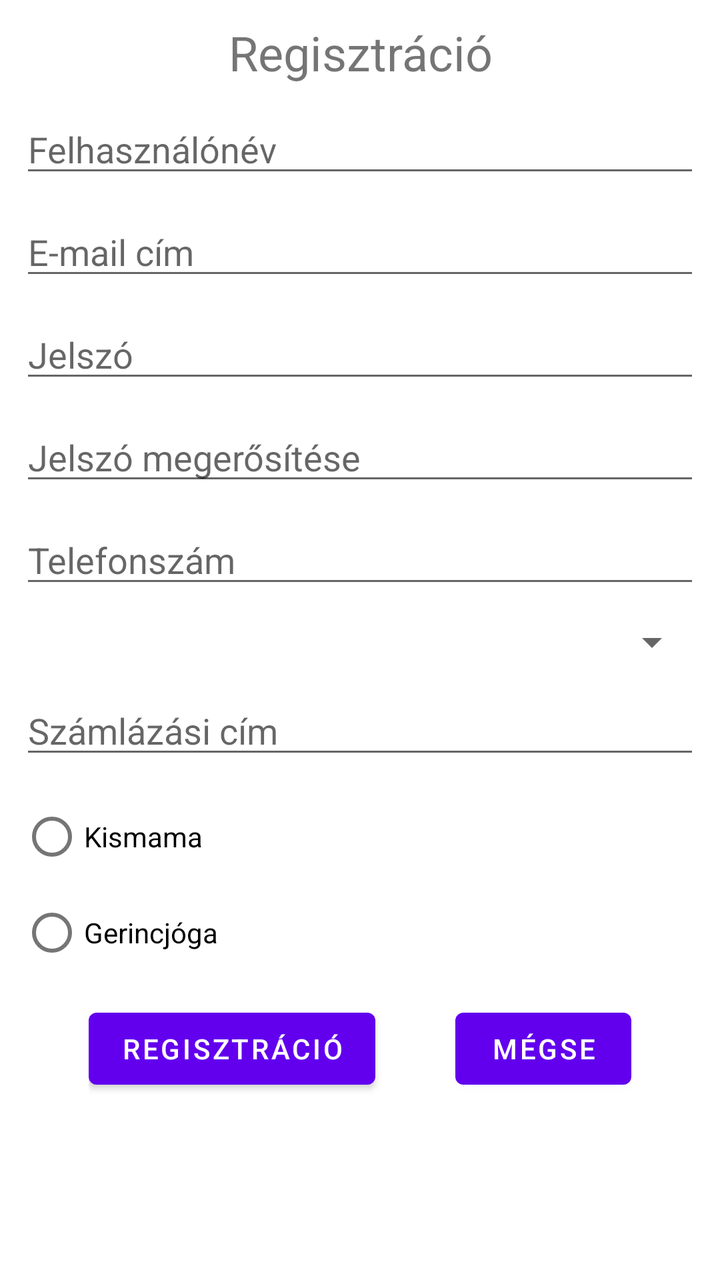
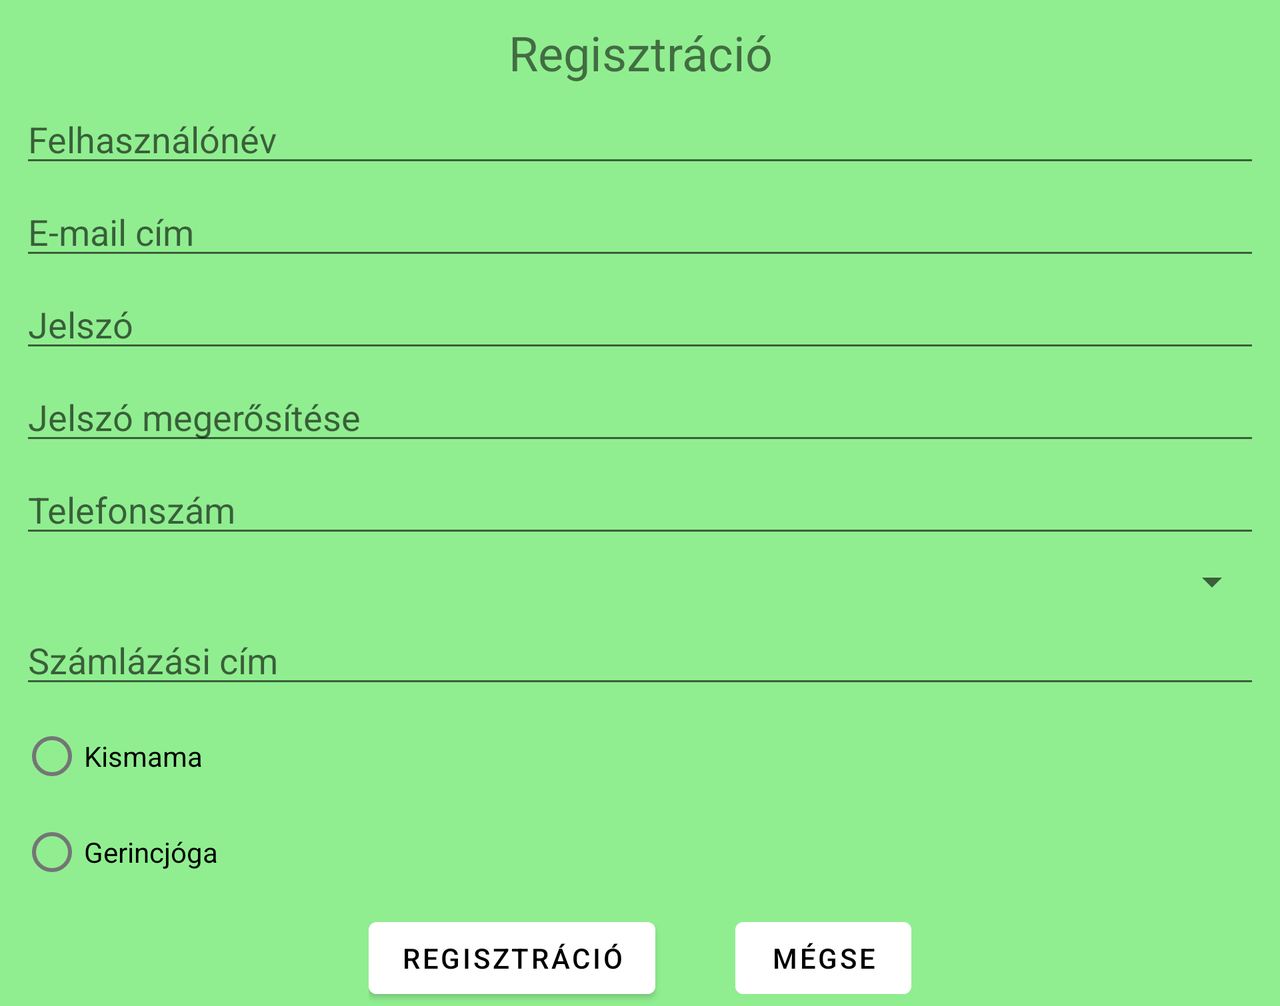

The same Android screen from two of the app's own layout files: first res/layout/ as a phone draws it, then the repository's variant for another configuration, drawn on a device whose configuration selects that folder. Both files follow.
<!-- AndroidManifest.xml: application theme Theme.YogaWithTheYogaMom -->
<!-- res/layout/activity_register.xml -->
<?xml version="1.0" encoding="utf-8"?>
<RelativeLayout
    xmlns:android="http://schemas.android.com/apk/res/android"
    xmlns:tools="http://schemas.android.com/tools"
    android:layout_width="match_parent"
    android:layout_height="match_parent"
    tools:context=".RegisterActivity">

    <TextView
        android:id="@+id/registrationTextView"
        android:layout_width="match_parent"
        android:layout_height="wrap_content"
        android:layout_alignParentStart="true"
        android:layout_alignParentEnd="true"
        android:layout_marginTop="@dimen/default_margin"
        android:text="@string/registration"
        android:textAlignment="center"
        android:textSize="24sp" />


    <EditText
        android:id="@+id/userNameEditText"
        android:layout_width="match_parent"
        android:layout_height="wrap_content"
        android:layout_below="@id/registrationTextView"
        android:layout_alignParentStart="true"
        android:layout_alignParentEnd="true"
        android:layout_marginTop="@dimen/default_margin"
        android:layout_marginLeft="@dimen/default_margin"
        android:layout_marginRight="@dimen/default_margin"
        android:ems="10"
        android:hint="@string/username"
        android:inputType="textPersonName" />


    <EditText
        android:id="@+id/userEmailEditText"
        android:layout_width="match_parent"
        android:layout_height="wrap_content"
        android:layout_below="@id/userNameEditText"
        android:layout_alignParentStart="true"
        android:layout_alignParentEnd="true"
        android:layout_marginTop="@dimen/default_margin"
        android:layout_marginLeft="@dimen/default_margin"
        android:layout_marginRight="@dimen/default_margin"
        android:ems="10"
        android:hint="@string/email"
        android:inputType="textEmailAddress" />


    <EditText
        android:id="@+id/passwordEditText"
        android:layout_width="match_parent"
        android:layout_height="wrap_content"
        android:layout_below="@id/userEmailEditText"
        android:layout_alignParentStart="true"
        android:layout_alignParentEnd="true"
        android:layout_marginTop="@dimen/default_margin"
        android:layout_marginLeft="@dimen/default_margin"
        android:layout_marginRight="@dimen/default_margin"
        android:ems="10"
        android:hint="@string/password"
        android:inputType="textPassword" />


    <EditText
        android:id="@+id/pwConfirmEditText"
        android:layout_width="match_parent"
        android:layout_height="wrap_content"
        android:layout_below="@id/passwordEditText"
        android:layout_alignParentStart="true"
        android:layout_alignParentEnd="true"
        android:layout_marginLeft="@dimen/default_margin"
        android:layout_marginRight="@dimen/default_margin"
        android:layout_marginTop="@dimen/default_margin"
        android:ems="10"
        android:hint="@string/pwagain"
        android:inputType="textPassword" />

    <EditText
        android:id="@+id/phoneEditText"
        android:layout_width="match_parent"
        android:layout_height="wrap_content"
        android:layout_below="@id/pwConfirmEditText"
        android:layout_alignParentStart="true"
        android:layout_alignParentEnd="true"
        android:layout_marginLeft="@dimen/default_margin"
        android:layout_marginRight="@dimen/default_margin"
        android:layout_marginTop="@dimen/default_margin"
        android:ems="10"
        android:hint="@string/phone"
        android:inputType="phone" />

    <Spinner
        android:id="@+id/phoneSpinner"
        android:layout_width="match_parent"
        android:layout_height="wrap_content"
        android:layout_below="@id/phoneEditText"
        android:layout_alignParentStart="true"
        android:layout_alignParentEnd="true"
        android:layout_marginLeft="@dimen/default_margin"
        android:layout_marginTop="@dimen/default_margin"
        android:layout_marginRight="@dimen/default_margin"
        android:ems="10"
        android:hint=""
        android:inputType="phone" />


    <EditText
        android:id="@+id/adressEditText"
        android:layout_width="match_parent"
        android:layout_height="wrap_content"
        android:layout_below="@id/phoneSpinner"
        android:layout_alignParentStart="true"
        android:layout_alignParentEnd="true"
        android:layout_marginLeft="@dimen/default_margin"
        android:layout_marginRight="@dimen/default_margin"
        android:layout_marginTop="@dimen/default_margin"
        android:ems="10"
        android:hint="@string/adress"
        android:inputType="textPostalAddress|textMultiLine"
        android:maxLines="3"/>

    <RadioGroup
        android:id="@+id/accountTypeGroup"
        android:layout_width="match_parent"
        android:layout_height="wrap_content"
        android:layout_marginLeft="@dimen/default_margin"
        android:layout_marginRight="@dimen/default_margin"
        android:layout_marginTop="@dimen/default_margin"
        android:layout_below="@id/adressEditText" >

    <RadioButton
        android:id="@+id/mamaRadioButton"
        android:layout_width="match_parent"
        android:layout_height="wrap_content"
        android:text="@string/babymama"/>
    <RadioButton
        android:layout_width="match_parent"
        android:layout_height="wrap_content"
        android:text="@string/spinal"/>
    </RadioGroup>


    <LinearLayout
        android:layout_width="wrap_content"
        android:layout_height="wrap_content"
        android:orientation="horizontal"
        android:layout_below="@+id/accountTypeGroup"
        android:layout_marginTop="@dimen/default_margin"
        android:layout_centerHorizontal="true">


        <Button
            android:layout_width="wrap_content"
            android:layout_height="wrap_content"
            android:text="@string/registration"
            android:onClick="register"

            />

        <Button
            android:layout_width="wrap_content"
            android:layout_height="wrap_content"
            android:layout_marginStart="40dp"
            android:text="@string/cancel"
            android:onClick="cancel"
            />
    </LinearLayout>
</RelativeLayout>
<!-- resources referenced by this layout -->
<resources>
  <dimen name="default_margin">10dp</dimen>
  <string name="adress">Számlázási cím</string>
  <string name="babymama">Kismama</string>
  <string name="cancel">Mégse</string>
  <string name="email">E-mail cím</string>
  <string name="password">Jelszó</string>
  <string name="phone">Telefonszám</string>
  <string name="pwagain">Jelszó megerősítése</string>
  <string name="registration">Regisztráció</string>
  <string name="spinal">Gerincjóga</string>
  <string name="username">Felhasználónév</string>
  <style name="Theme.YogaWithTheYogaMom" parent="Theme.MaterialComponents.DayNight.DarkActionBar">
          
          <item name="colorPrimary">@color/purple_500</item>
          <item name="colorPrimaryVariant">@color/purple_700</item>
          <item name="colorOnPrimary">@color/white</item>
          
          <item name="colorSecondary">@color/teal_200</item>
          <item name="colorSecondaryVariant">@color/teal_700</item>
          <item name="colorOnSecondary">@color/black</item>
          
          <item name="android:statusBarColor">?attr/colorPrimaryVariant</item>
          
      </style>
  <color name="purple_500">#FF6200EE</color>
  <color name="purple_700">#FF3700B3</color>
  <color name="white">#FFFFFFFF</color>
  <color name="teal_200">#FF03DAC5</color>
  <color name="teal_700">#FF018786</color>
  <color name="black">#FF000000</color>
</resources>
<!-- res/layout-land/activity_register.xml (the repository's variant of the layout above) -->
<!-- drawn on the phone turned sideways -->
<?xml version="1.0" encoding="utf-8"?>
<androidx.core.widget.NestedScrollView
    xmlns:android="http://schemas.android.com/apk/res/android"
    android:layout_width="match_parent"
    android:layout_height="match_parent">
<RelativeLayout xmlns:android="http://schemas.android.com/apk/res/android"
    xmlns:tools="http://schemas.android.com/tools"
    android:layout_width="match_parent"
    android:layout_height="match_parent"
    android:background="@color/lightgreen"
    tools:context=".RegisterActivity">

    <TextView
        android:id="@+id/registrationTextView"
        android:layout_width="match_parent"
        android:layout_height="wrap_content"
        android:layout_alignParentStart="true"
        android:layout_alignParentEnd="true"
        android:layout_marginTop="@dimen/default_margin"
        android:text="@string/registration"
        android:textAlignment="center"
        android:textSize="24sp" />


    <EditText
        android:id="@+id/userNameEditText"
        android:layout_width="match_parent"
        android:layout_height="wrap_content"
        android:layout_below="@id/registrationTextView"
        android:layout_alignParentStart="true"
        android:layout_alignParentEnd="true"
        android:layout_marginLeft="@dimen/default_margin"
        android:layout_marginTop="@dimen/register_margin_top"
        android:layout_marginRight="@dimen/default_margin"
        android:ems="10"
        android:hint="@string/username"
        android:inputType="textPersonName" />


    <EditText
        android:id="@+id/userEmailEditText"
        android:layout_width="match_parent"
        android:layout_height="wrap_content"
        android:layout_below="@id/userNameEditText"
        android:layout_alignParentStart="true"
        android:layout_alignParentEnd="true"
        android:layout_marginLeft="@dimen/default_margin"
        android:layout_marginTop="@dimen/register_margin_top"
        android:layout_marginRight="@dimen/default_margin"
        android:ems="10"
        android:hint="@string/email"
        android:inputType="textEmailAddress" />


    <EditText
        android:id="@+id/passwordEditText"
        android:layout_width="match_parent"
        android:layout_height="wrap_content"
        android:layout_below="@id/userEmailEditText"
        android:layout_alignParentStart="true"
        android:layout_alignParentEnd="true"
        android:layout_marginLeft="@dimen/default_margin"
        android:layout_marginTop="@dimen/register_margin_top"
        android:layout_marginRight="@dimen/default_margin"
        android:ems="10"
        android:hint="@string/password"
        android:inputType="textPassword" />


    <EditText
        android:id="@+id/pwConfirmEditText"
        android:layout_width="match_parent"
        android:layout_height="wrap_content"
        android:layout_below="@id/passwordEditText"
        android:layout_alignParentStart="true"
        android:layout_alignParentEnd="true"
        android:layout_marginLeft="@dimen/default_margin"
        android:layout_marginTop="@dimen/register_margin_top"
        android:layout_marginRight="@dimen/default_margin"
        android:ems="10"
        android:hint="@string/pwagain"
        android:inputType="textPassword" />

    <EditText
        android:id="@+id/phoneEditText"
        android:layout_width="match_parent"
        android:layout_height="wrap_content"
        android:layout_below="@id/pwConfirmEditText"
        android:layout_alignParentStart="true"
        android:layout_alignParentEnd="true"
        android:layout_marginLeft="@dimen/default_margin"
        android:layout_marginTop="@dimen/register_margin_top"
        android:layout_marginRight="@dimen/default_margin"
        android:ems="10"
        android:hint="@string/phone"
        android:inputType="phone" />

    <Spinner
        android:id="@+id/phoneSpinner"
        android:layout_width="match_parent"
        android:layout_height="wrap_content"
        android:layout_below="@id/phoneEditText"
        android:layout_alignParentStart="true"
        android:layout_alignParentEnd="true"
        android:layout_marginLeft="@dimen/default_margin"
        android:layout_marginTop="@dimen/register_margin_top"
        android:layout_marginRight="@dimen/default_margin"
        android:ems="10"
        android:hint=""
        android:inputType="phone" />


    <EditText
        android:id="@+id/adressEditText"
        android:layout_width="match_parent"
        android:layout_height="wrap_content"
        android:layout_below="@id/phoneSpinner"
        android:layout_alignParentStart="true"
        android:layout_alignParentEnd="true"
        android:layout_marginLeft="@dimen/default_margin"
        android:layout_marginTop="@dimen/register_margin_top"
        android:layout_marginRight="@dimen/default_margin"
        android:ems="10"
        android:hint="@string/adress"
        android:inputType="textPostalAddress|textMultiLine"
        android:maxLines="3" />

    <RadioGroup
        android:id="@+id/accountTypeGroup"
        android:layout_width="match_parent"
        android:layout_height="wrap_content"
        android:layout_below="@id/adressEditText"
        android:layout_marginLeft="@dimen/default_margin"
        android:layout_marginTop="@dimen/register_margin_top"
        android:layout_marginRight="@dimen/default_margin">

        <RadioButton
            android:id="@+id/mamaRadioButton"
            android:layout_width="match_parent"
            android:layout_height="wrap_content"
            android:text="@string/babymama" />

        <RadioButton
            android:layout_width="match_parent"
            android:layout_height="wrap_content"
            android:text="@string/spinal" />
    </RadioGroup>


    <LinearLayout
        android:layout_width="wrap_content"
        android:layout_height="wrap_content"
        android:layout_below="@+id/accountTypeGroup"
        android:layout_centerHorizontal="true"
        android:layout_marginTop="@dimen/register_margin_top"
        android:orientation="horizontal">


        <Button
            android:layout_width="wrap_content"
            android:layout_height="wrap_content"
            android:onClick="register"
            android:textColor="@color/black"
            android:backgroundTint="@color/white"
            android:text="@string/registration"

            />

        <Button
            android:layout_width="wrap_content"
            android:layout_height="wrap_content"
            android:layout_marginStart="40dp"
            android:onClick="cancel"
            android:textColor="@color/black"
            android:backgroundTint="@color/white"
            android:text="@string/cancel" />
    </LinearLayout>
</RelativeLayout>
</androidx.core.widget.NestedScrollView>
<!-- resources referenced by the variant -->
<!-- as the phone turned sideways resolves them -->
<resources>
  <color name="black">#FF000000</color>
  <color name="lightgreen">#90EE90</color>
  <color name="white">#FFFFFFFF</color>
  <dimen name="default_margin">10dp</dimen>
  <dimen name="register_margin_top">5dp</dimen>
  <string name="adress">Számlázási cím</string>
  <string name="babymama">Kismama</string>
  <string name="cancel">Mégse</string>
  <string name="email">E-mail cím</string>
  <string name="password">Jelszó</string>
  <string name="phone">Telefonszám</string>
  <string name="pwagain">Jelszó megerősítése</string>
  <string name="registration">Regisztráció</string>
  <string name="spinal">Gerincjóga</string>
  <string name="username">Felhasználónév</string>
  <style name="Theme.YogaWithTheYogaMom" parent="Theme.MaterialComponents.DayNight.DarkActionBar">
          
          <item name="colorPrimary">@color/purple_500</item>
          <item name="colorPrimaryVariant">@color/purple_700</item>
          <item name="colorOnPrimary">@color/white</item>
          
          <item name="colorSecondary">@color/teal_200</item>
          <item name="colorSecondaryVariant">@color/teal_700</item>
          <item name="colorOnSecondary">@color/black</item>
          
          <item name="android:statusBarColor">?attr/colorPrimaryVariant</item>
          
      </style>
  <color name="purple_500">#FF6200EE</color>
  <color name="purple_700">#FF3700B3</color>
  <color name="teal_200">#FF03DAC5</color>
  <color name="teal_700">#FF018786</color>
</resources>
